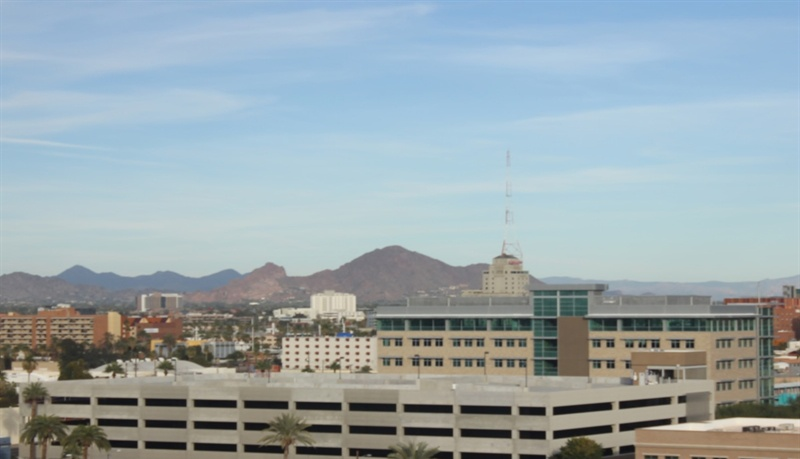
#> input picture try.jpg, 800 x 459 px
$ jupyter execute Thresholding.ipynb   (shell and % lines are left out)   (older library calls are emulated)
#> lines starting #> are read from the running program, lines starting #| are printed output that depends on the picture; after the words box and inside, x2 and y2 are one past the last pixel; in counts of white or black regions, pixels touching at a corner belong together
[cell 1]
import cv2
import numpy as np
import pandas as pd
from matplotlib import pyplot as plt

[cell 2]
img = cv2.imread('try.jpg',0)
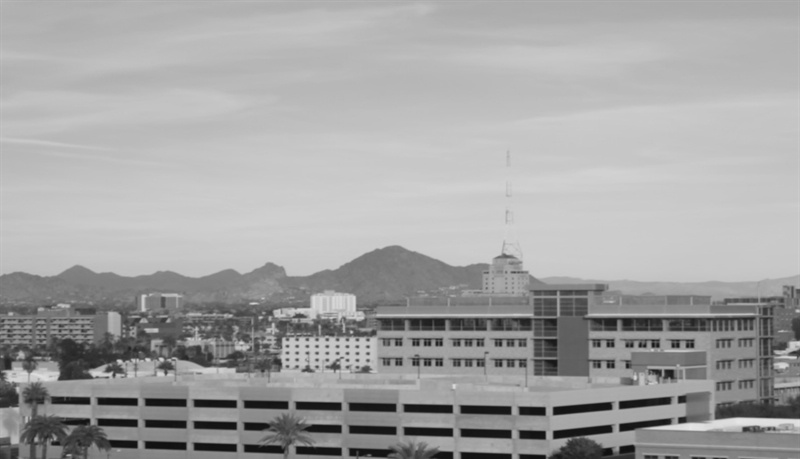
#> img: shape (459, 800); min 14, max 231, mean 163.5
# global thresholding
ret1,th1 = cv2.threshold(img,170,255,cv2.THRESH_BINARY)
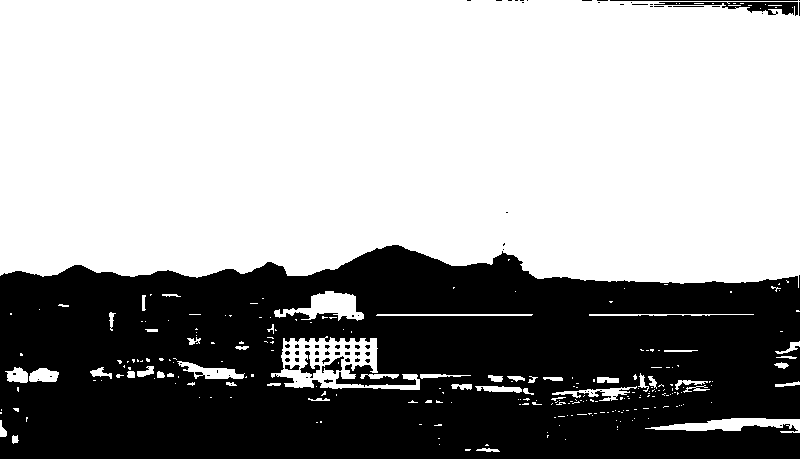
#> th1: shape (459, 800); 62% white; 72 black regions (63 under 20 px), largest, box (x1, y1, x2, y2) and area: (0, 245, 800, 459) 137549, (654, 2, 798, 16) 770, (610, 0, 798, 1) 188
# Otsu's thresholding
ret2,th2 = cv2.threshold(img,0,255,cv2.THRESH_BINARY+cv2.THRESH_OTSU)
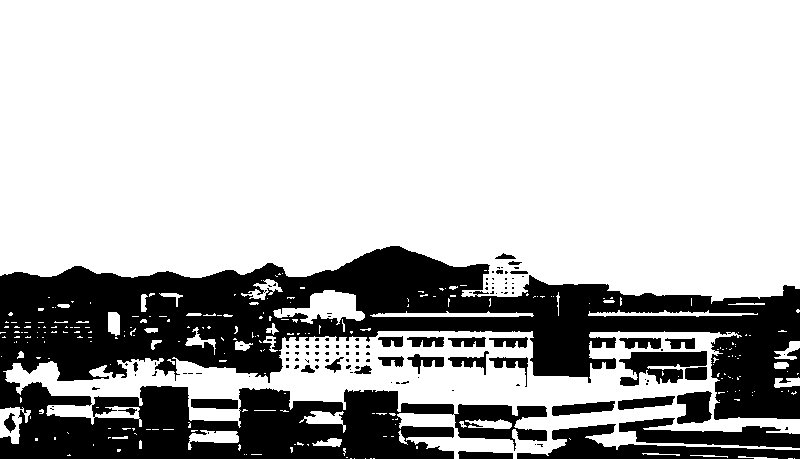
#> th2: shape (459, 800); 72.8% white; 123 black regions (93 under 20 px), largest, box (x1, y1, x2, y2) and area: (0, 246, 800, 459) 84476, (517, 424, 800, 459) 3828, (619, 418, 800, 448) 2805
#> ret2 = 143
# Otsu's thresholding after Gaussian filtering
blur = cv2.GaussianBlur(img,(5,5),0)
ret3,th3 = cv2.threshold(blur,0,255,cv2.THRESH_BINARY+cv2.THRESH_OTSU)
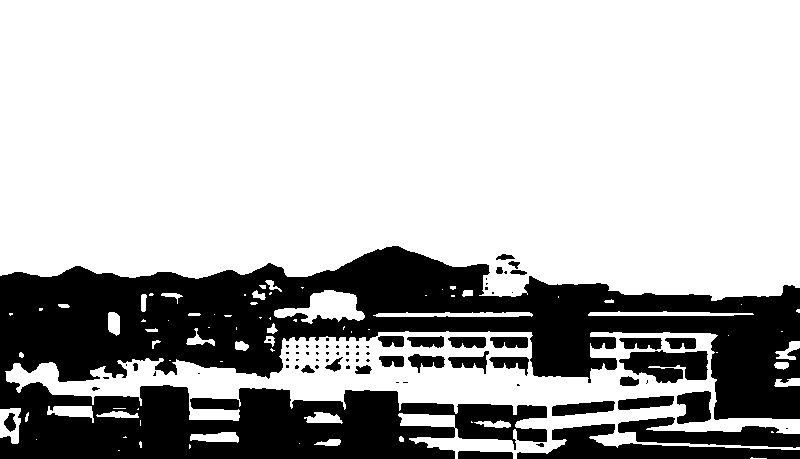
#> th3: shape (459, 800); 71.4% white; 76 black regions (46 under 20 px), largest, box (x1, y1, x2, y2) and area: (0, 246, 800, 459) 88853, (517, 424, 800, 459) 4144, (618, 417, 800, 448) 2815
#> ret3 = 145
# plot all the images and their histograms
images = [img, 0, th1,
          img, 0, th2,
          blur, 0, th3]
titles = ['Original Noisy Image','Histogram','Global Thresholding (v=127)',
          'Original Noisy Image','Histogram',"Otsu's Thresholding",
          'Gaussian filtered Image','Histogram',"Otsu's Thresholding"]
for i in range(3):
    plt.subplot(3,3,i*3+1),plt.imshow(images[i*3],'gray')
    plt.title(titles[i*3]), plt.xticks([]), plt.yticks([])
    plt.subplot(3,3,i*3+2),plt.hist(images[i*3].ravel(),256)
    plt.title(titles[i*3+1]), plt.xticks([]), plt.yticks([])
    plt.subplot(3,3,i*3+3),plt.imshow(images[i*3+2],'gray')
    plt.title(titles[i*3+2]), plt.xticks([]), plt.yticks([])
plt.show()
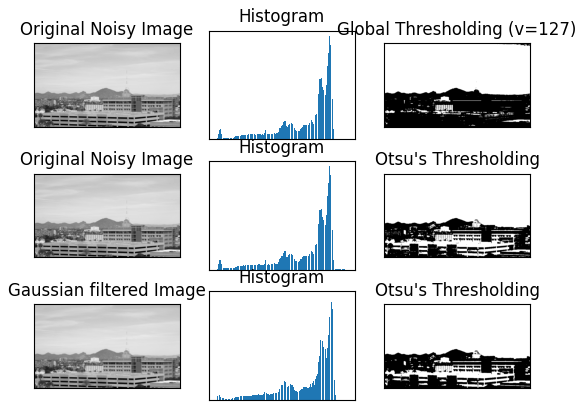
#> figure drawn by matplotlib, 9 panels


# Get current size
fig_size = plt.rcParams["figure.figsize"]
#> fig_size = [6.4, 4.8]

fig_size[0] = 30
fig_size[1] = 22
plt.rcParams["figure.figsize"] = fig_size


import scipy as sp
import scipy.ndimage

def flood_fill(test_array,h_max=255):
#> called with h_max = 255
    input_array = np.copy(test_array)
    el = sp.ndimage.generate_binary_structure(2,2).astype(np.int)
    inside_mask = sp.ndimage.binary_erosion(~np.isnan(input_array), structure=el)
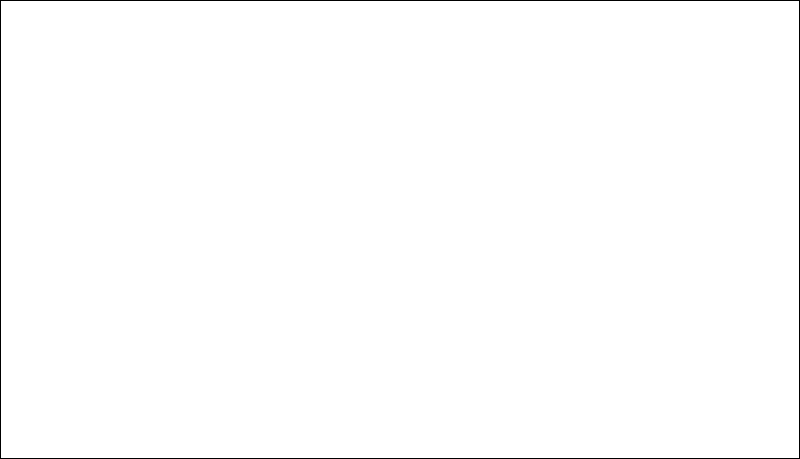
#> inside_mask: shape (459, 800) bool; 99.3% white; black in thin lines or dots
    output_array = np.copy(input_array)
    output_array[inside_mask]=h_max
#> output_array: shape (459, 800); 99.6% white; black in thin lines or dots
    output_old_array = np.copy(input_array)
    output_old_array.fill(0)
#> output_old_array: shape (459, 800); every value is 0
    el = sp.ndimage.generate_binary_structure(2,1).astype(np.int)
    while not np.array_equal(output_old_array, output_array):
        output_old_array = np.copy(output_array)
        output_array = np.maximum(input_array,sp.ndimage.grey_erosion(output_array, size=(3,3), footprint=el))
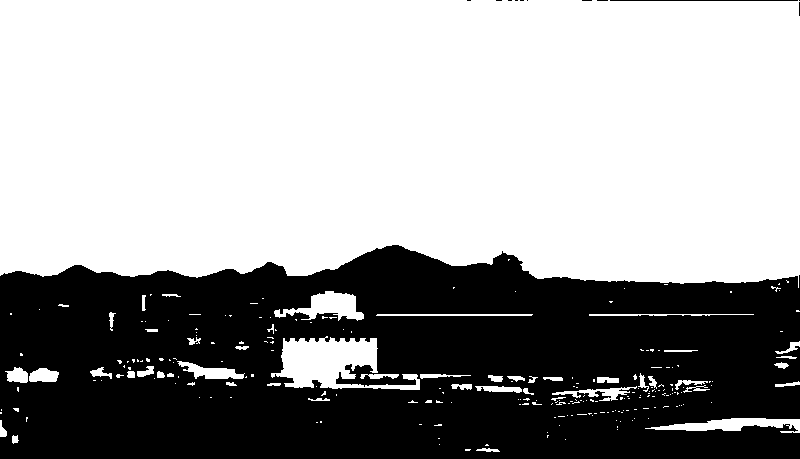
#> output_array: shape (459, 800); 62.5% white; 12 black regions (10 under 20 px)
    return output_array

def show(img):
    plt.subplot(2,3,1),plt.imshow(img,'gray')
    plt.title("test")
    plt.xticks([]),plt.yticks([])

test = images[2].copy()
ff = flood_fill(test)
show(ff)

[cell 3]
_, contours, _ =  cv2.findContours(ff,cv2.RETR_LIST,cv2.CHAIN_APPROX_SIMPLE)
#> contours = 242 contours, 201 with area under 20; largest, box (x1, y1, x2, y2) and area: (0, 0, 800, 288) 215920, (271, 336, 420, 390) 3915, (274, 291, 364, 321) 1164, (645, 418, 800, 433) 1037, (177, 361, 245, 379) 498

[cell 4]
len(contours)
#> Out = 242

[cell 5]
sor = sorted(contours,key = len,reverse = True)
#> sor has the same summary as contours

[cell 6]
img2 = cv2.imread('try.jpg',1)
#> img2 is the input picture: shape (459, 800, 3); mean B, G, R 172.5, 167.2, 153
dff = img2.copy()

[cell 7]
fig_size[0] = 50
fig_size[1] = 34
plt.rcParams["figure.figsize"] = fig_size

[cell 8]
sor[0].shape
#> Out = (428, 1, 2)

[cell 9]
img2 = cv2.imread('try.jpg',1)
show(cv2.drawContours(img2,sor,0,(0,0,255),2))
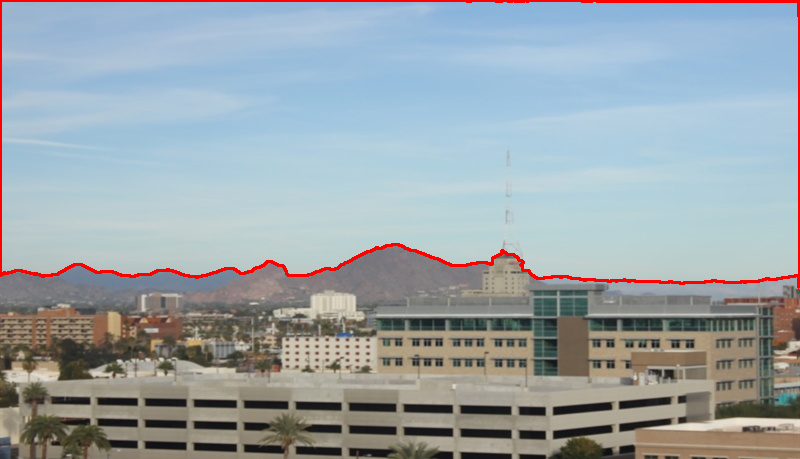
#> img2: shape (459, 800, 3); 1.6% of pixels changed, all inside (x1, y1, x2, y2) = (0, 0, 800, 289)

[cell 10]
cimg = np.zeros_like(img2)
cv2.drawContours(cimg, contours, 0, color=255, thickness=-1)
lst_intensities = []
# Access the image pixels and create a 1D numpy array then add to list
pts = np.where(cimg == 255)
#> pts = ([449, 449, 449, 449, 449, 449, 450, 450, 450, 450, 450], [465, 466, 467, 468, 469, 470, 465, 466, 467, 468, 469], [0, 0, 0, 0, 0, 0, 0, 0, 0, 0, 0])
lst_intensities.append(img[pts[0], pts[1]])

[cell 11]
lst_intensities = []

# For each list of contour points...
for i in range(1):
    # Create a mask image that contains the contour filled in
    cimg = np.zeros_like(img2)
    cv2.drawContours(cimg, sor, i, color=255, thickness=-1)

    # Access the image pixels and create a 1D numpy array then add to list
    pts = np.where(cimg == 255)
    lst_intensities.append(img[pts[0], pts[1]])
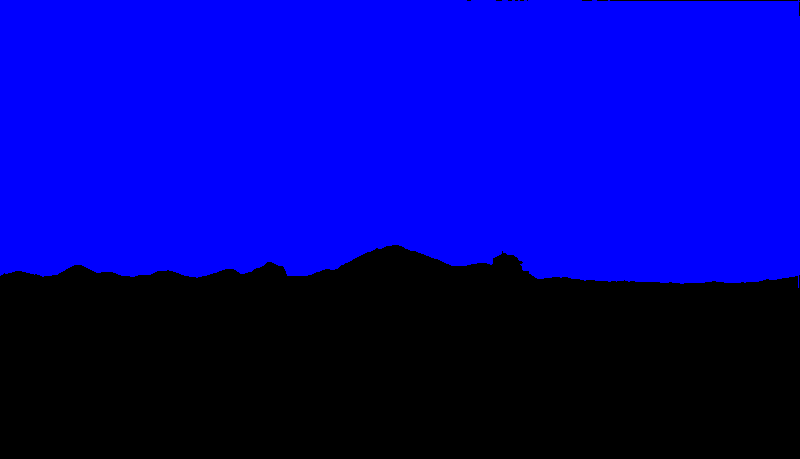
#> cimg: shape (459, 800, 3); mean B, G, R 150.7, 0, 0
#> after the loop, lst_intensities = 1 item

[cell 12]
eg = np.zeros_like(img)
eg[pts[0],pts[1]] = 255
show(eg)
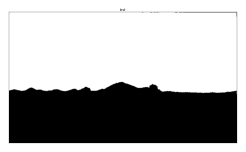
#> figure drawn by matplotlib, 1 panel
